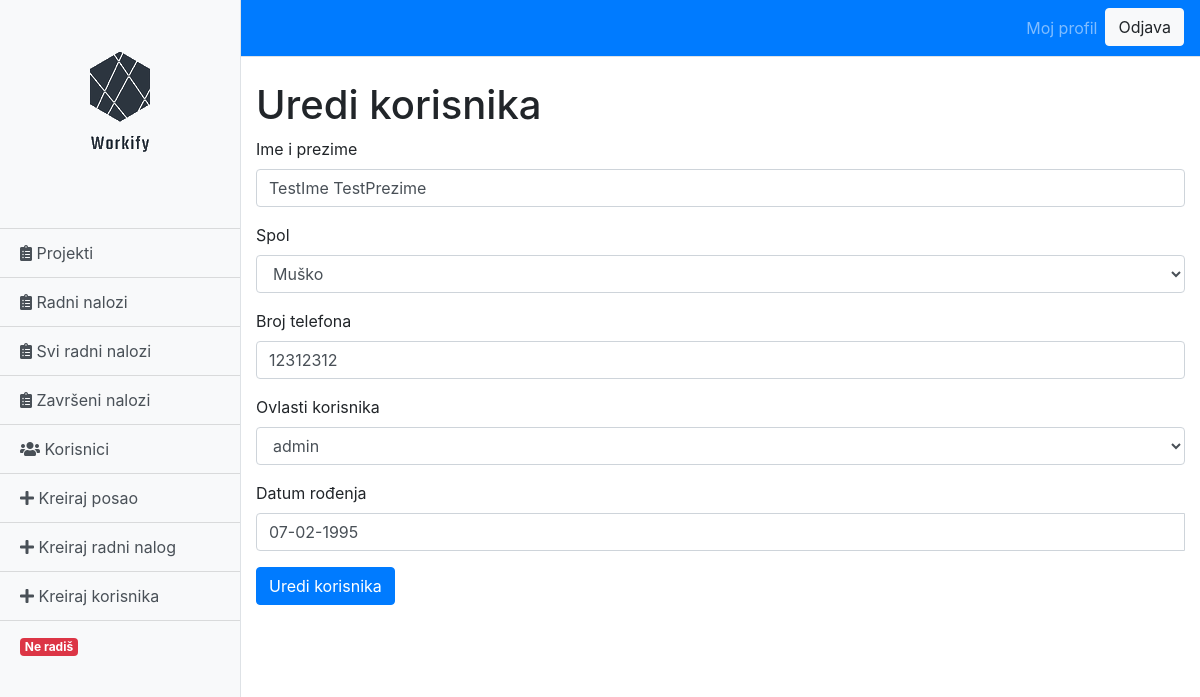
/edit_user.php?id=16 (signed in), run on the app's committed database.
### tables this page shows
CREATE TABLE `users` (
  `id` int(10) UNSIGNED NOT NULL,
  `privilege_id` int(10) UNSIGNED NOT NULL,
  `is_active` tinyint(1) NOT NULL,
  `active_ticket_id` int(11) DEFAULT NULL,
  `time_started` int(11) DEFAULT NULL,
  `email` varchar(60) NOT NULL,
  `username` varchar(60) NOT NULL,
  `password` varchar(60) NOT NULL,
  `name` varchar(60) NOT NULL,
  `gender` varchar(1) NOT NULL,
  `phone` varchar(20) NOT NULL,
  `date_of_birth` date NOT NULL,
  `date_created` date NOT NULL,
  `date_updated` date NOT NULL
);

### functions.php (called while the page is built, shortened)
<?php
function GetUser($id = 0){
    $connection = mysqli_connect("localhost", "root", "", "workmanagement");
    mysqli_set_charset($connection,"utf8");
    $query = mysqli_query($connection
        ,"SELECT upr.id AS privilege,usr.name AS full_name,
                usr.username,usr.email,usr.gender,usr.phone,usr.date_of_birth,usr.is_active
                FROM users usr LEFT JOIN user_privileges upr
                ON upr.id = usr.privilege_id
                WHERE usr.id = '$id'");
    $user = [];
    while($row = mysqli_fetch_assoc($query))
    {
        $user = $row;
        break;
    }
    if (!empty($user)) {
        return $user;
    } else {
        return false;
    }
}
function GetPrivileges() {
    $connection = mysqli_connect("localhost", "root", "", "workmanagement");
    mysqli_set_charset($connection,"utf8");
    $query = mysqli_query($connection
        ,"SELECT * FROM user_privileges");
    $privileges = [];
    while($row = mysqli_fetch_assoc($query))
    {
        array_push($privileges, $row);
    }
    return $privileges;
}
?>

### edit_user.php (the view, shortened to what this page needs)
<!DOCTYPE html>
<html lang="en">
<head>
    <?php include "functions.php"; ?>
    <link rel="stylesheet" href="https://stackpath.bootstrapcdn.com/bootstrap/4.3.1/css/bootstrap.min.css">
    <link rel="stylesheet" href="https://use.fontawesome.com/releases/v5.8.2/css/all.css">
    <link href="css/sidebar.css" rel="stylesheet">
    <link href="css/navbar.css" rel="stylesheet">
    <link rel="stylesheet" href="https://cdnjs.cloudflare.com/ajax/libs/bootstrap-datepicker/1.4.1/css/bootstrap-datepicker3.css"/>
</head>
<body>
<?php $privileges = GetPrivileges(); ?>
<?php $current_user_id = $_GET['id']; ?>
<?php $current_user = GetUser($current_user_id); ?>
<?php $current_privilege = $current_user['privilege']; ?>
<?php $current_gender = $current_user['gender']; ?>
<?php $active_ticket = GetCurrentActiveTicket($_SESSION['user']); ?>
<div class="d-flex" id="wrapper">
    <div class="bg-light border-right" id="sidebar-wrapper">
        <div class="sidebar-heading">
            <a href="index.php"><img class="workify-logo" src="icons/logo.png"></a>
        </div>
        <div class="list-group list-group-flush">
            <a href="jobs.php" class="list-group-item list-group-item-action bg-light"><span class="fas fa-clipboard-list"></span> Projekti</a>
            <a href="tickets.php" class="list-group-item list-group-item-action bg-light"><span class="fas fa-clipboard-list"></span> Radni nalozi</a>
            <?php if ($_SESSION['privilege'] == 'superuser'): ?>
                <a href="all_tickets.php" class="list-group-item list-group-item-action bg-light"><span class="fas fa-clipboard-list"></span> Svi radni nalozi</a>
                <a href="finished_tickets.php" class="list-group-item list-group-item-action bg-light"><span class="fas fa-clipboard-list"></span> Završeni nalozi</a>
            <?php endif; ?>
            <a href="users.php" class="list-group-item list-group-item-action bg-light"><span class="fas fa-users"></span> Korisnici</a>
            <?php if ($_SESSION['privilege'] != 'staff'): ?>
                <a href="create_job.php" class="list-group-item list-group-item-action bg-light"><span class="fas fa-plus"></span> Kreiraj posao</a>
                <a href="create_ticket.php" class="list-group-item list-group-item-action bg-light"><span class="fas fa-plus"></span> Kreiraj radni nalog</a>
            <?php endif; ?>
            <?php if ($_SESSION['privilege'] == 'superuser'): ?>
                <a href="create_user.php" class="list-group-item list-group-item-action bg-light"><span class="fas fa-plus"></span> Kreiraj korisnika</a>
            <?php endif; ?>
            <?php if (!empty($active_ticket)): ?>
                <a href="tickets.php" class="list-group-item list-group-item-action bg-light"><span class="badge badge-success">Radiš</span> <?php echo $active_ticket_name['name']; ?></a>
            <?php else: ?>
                <a href="tickets.php" class="list-group-item list-group-item-action bg-light"><span class="badge badge-danger">Ne radiš</span></a>
            <?php endif; ?>
        </div>
    </div>
    <div id="page-content-wrapper">
        <nav class="navbar navbar-expand-lg navbar-dark bg-primary border-bottom">
            <div class="collapse navbar-collapse">
                <ul class="navbar-nav ml-auto mt-2 mt-lg-0">
                    <li class="nav-item">
                        <a class="nav-link" href="my_profile.php">Moj profil</a>
                    </li>
                    <form method="post">
                        <input type="submit" name="logout" class="btn btn-light" value="Odjava">
                    </form>
                </ul>
            </div>
        </nav>
        <div class="container-fluid">
            <h1 class="mt-4">Uredi korisnika</h1>
            <?php if (!empty($current_user) AND $current_user != false): ?>
            <form method="post">
                <div class="form-group">
                    <label for="exampleFormControlInput1">Ime i prezime</label>
                    <input name="name" type="text" class="form-control" id="exampleFormControlInput1" placeholder="Unesite ime i prezime korisnika" value="<?php if (!empty($_POST['name'])): echo $_POST['name']; else: echo $current_user['full_name']; endif; ?>">
                </div>
                <div class="form-group">
                    <label for="exampleFormControlSelect1">Spol</label>
                    <select name="gender" class="form-control" id="exampleFormControlSelect1">
                        <?php if ($current_gender == 'M'): ?>
                            <option value = <?php echo $current_gender; ?> selected>Muško</option>
                        <?php else: ?>
                            <option value = <?php echo $current_gender; ?> selected>Žensko</option>
                            <option value = "M">Muško</option>
                        <?php endif; ?>
                    </select>
                </div>
                <div class="form-group">
                    <label for="exampleFormControlInput1">Broj telefona</label>
                    <input name="mobile" type="text" class="form-control" id="exampleFormControlInput1" placeholder="Broj telefona / mobitela korisnika" value="<?php if (!empty($_POST["mobile"])): echo $_POST["mobile"]; else: echo $current_user['phone']; endif; ?>">
                </div>
                <div class="form-group">
                    <label for="exampleFormControlSelect1">Ovlasti korisnika</label>
                    <select name="privilege" class="form-control" id="exampleFormControlSelect1">
                        <?php foreach ($privileges as $privilege): ?>
                            <?php $privilege_id = $privilege["id"]; ?>
                            <?php $privilege_name = $privilege["name"]; ?>
                            <?php if ($current_privilege == $privilege_id): ?>
                                <option value = <?php echo $privilege_id; ?> selected> <?php echo $privilege_name; ?></option>
                            <?php else: ?>
                                <option value = <?php echo $privilege_id; ?>> <?php echo $privilege_name; ?></option>
                            <?php endif; ?>
                        <?php endforeach; ?>
                    </select>
                </div>
                <div class="form-group">
                    <label for="exampleFormControlSelect1">Datum rođenja</label>
                    <div class="input-group date">
                        <input name="date_of_birth" type="text" class="form-control" id="js-date" value="<?php if (!empty($_POST["date_of_birth"])): echo $_POST["date_of_birth"]; else: echo date('d-m-Y', strtotime($current_user['date_of_birth'])); endif; ?>"/>
                    </div>
                </div>
                <div class="form-group">
                    <input name="edit_user" type="submit" class="btn btn-primary" value="Uredi korisnika" >
                </div>
            </form>
            <?php endif; ?>
        </div>
    </div>
</body>
</html>

### css/sidebar.css (style rules this page uses)
#sidebar-wrapper { min-height: 100vh; margin-left: -15rem; -webkit-transition: margin .25s ease-out; -moz-transition: margin .25s ease-out; -o-transition: margin .25s ease-out; transition: margin .25s ease-out; }
#sidebar-wrapper .sidebar-heading { padding: 0.875rem 1.25rem; font-size: 1.2rem; }
#sidebar-wrapper .list-group { width: 15rem; }
#page-content-wrapper { min-width: 100vw; }
@media (min-width: 768px) { #sidebar-wrapper { margin-left: 0; } }
@media (min-width: 768px) { #page-content-wrapper { min-width: 0; width: 100%; } }

### data on the page
users: name "TestIme TestPrezime", gender "Muško", mobile "12312312", date_of_birth "07-02-1995"

### other printed values
form field privilege "admin"
